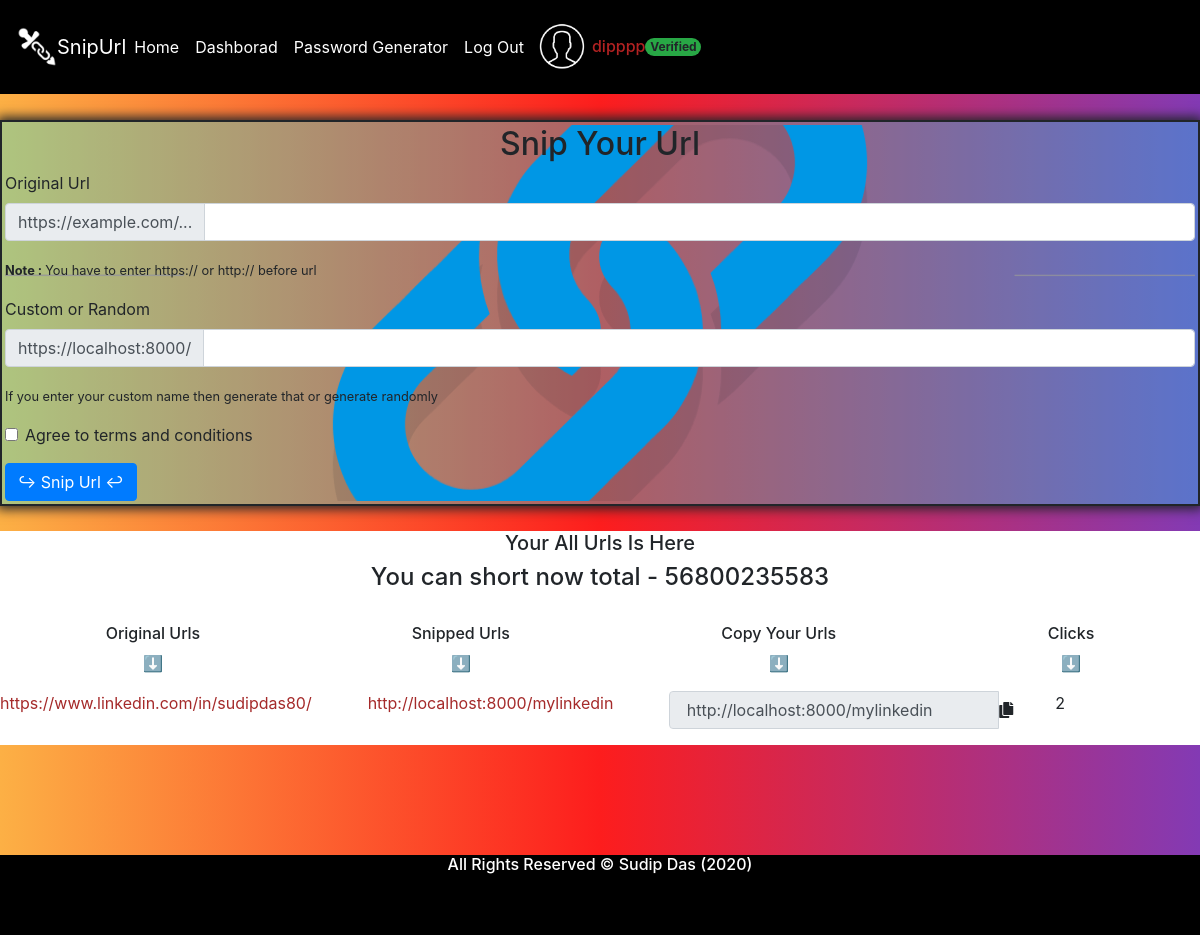
The page /dashboard/ (signed in) on the database its author committed.
### wc/models.py (models this page shows, shortened)
class shorturl(models.Model):
    original_url = models.URLField(max_length=200,blank=False)
    short_url = models.CharField(max_length=8,blank=False,null=True)
    clicks = models.IntegerField(default=0)
    user = models.ForeignKey(User,on_delete=models.CASCADE)
    url_id = models.IntegerField(default=0)
    total_user = models.IntegerField(default=56800235584)

### wc/views.py (the view)
# urls.py: path('dashboard/',views.dashboard,name="dashboard"),
@login_required(login_url='/signin/')
def dashboard(request):
    usr = request.user
    urls = shorturl.objects.filter(user=usr)
    return render(request, 'dashboard.html', {'urls': urls})

### wc/templates/dashboard.html (shortened to what this page needs)
{% extends 'base.html' %}
{% block body %}
{% load static %}
<link rel="stylesheet" href="{% static 'css/footer.css' %}">
<link rel="stylesheet" href="{% static 'css/dashboard.css' %}">
<div class="form" style="background: #00f3ff4f;margin-top: 120px;">
  <form class="inside-form" action="{% url 'generate' %}" method="POST" style="background: url('/static/images/open-graph.png') center;">
    <h2 style="text-align: center;">Snip Your Url</h2>
    <label for="basic-url">Original Url</label>
    <div class="input-group mb-3">
      <div class="input-group-prepend">
        <span class="input-group-text" id="basic-addon3">https://example.com/...</span>
      </div>
      <input name="original" type="text" class="form-control" id="basic-url" aria-describedby="basic-addon3">
    </div>
    <small><b>Note : </b>You have to enter https:// or http:// before url</small>
    <label for="basic-url">Custom or Random</label>
    <div class="input-group mb-3">
      <div class="input-group-prepend">
        <span class="input-group-text" id="basic-addon3">https://localhost:8000/</span>
      </div>
      <input name="short" type="text" class="form-control" id="basic-url" aria-describedby="basic-addon3">
    </div>
    <small>If you enter your custom name then generate that or generate randomly</small>
    <div class="form-group">
      <div class="form-check">
        <input class="form-check-input" type="checkbox" value="" id="invalidCheck2" required>
        <label class="form-check-label" for="invalidCheck2">
          Agree to terms and conditions
        </label>
      </div>
    </div>
    <button class="btn btn-primary" type="submit"> &#8618; Snip Url &#8617;</button>
  </form>
</div>
<div class="link-list" style="margin-top: 25px;background: white;">
  <h5 style="text-align: center;">Your All Urls Is Here</h5>
  {% with url_id|last as last %}
    <h4 style="text-align: center;">You can short now total - {{ urls.last.total_user }}</h4>
  {% endwith %}
  <br>
  <div class="list-container">
    <div class="grid">
      <h6>Original Urls</h6>
      <p>&#11015;</p>
    </div>
    <div class="grid">
      <h6>Snipped Urls</h6>
      <p>&#11015;</p>
    </div>
    <div class="grid">
      <h6>Copy Your Urls</h6>
      <p>&#11015;</p>
    </div>
    <div class="grid">
      <h6>Clicks</h6>
      <p>&#11015;</p>
    </div>
  </div>
<div class="list-container" >
  {% for u in urls %}
  <a style="color: brown;" class="beforeshort" href="{{u.original_url}}">{{u.original_url}}</a>
  <a style="color: brown;" class="aftershort" id="link" href="http://localhost:8000/{{u.short_url}}">http://localhost:8000/{{u.short_url}}</a>
  <div class="input-group mb-3">
    <input readonly type="text" class="form-control" value=" http://localhost:8000/{{u.short_url}} " id="{{u.url_id}}" aria-describedby="basic-addon3">
  </div>
  <p style="text-align: right; margin-right: 135px;">{{u.clicks}}</p>
  {% endfor %}
</div>
</div>
<footer>
  <div class="footer" style="margin-top: 110px;">
    <h6>All Rights Reserved &#169; Sudip Das (2020) </h6>
  </div>
</footer>
{% endblock body %}

### wc/templates/base.html (shortened to what this page needs)
<!doctype html>
<html lang="en">
<head>
  <link rel="stylesheet" href="https://cdn.jsdelivr.net/npm/bootstrap@4.5.3/dist/css/bootstrap.min.css"
>
  <link rel="stylesheet" href="https://cdnjs.cloudflare.com/ajax/libs/font-awesome/5.13.0/css/all.min.css">
  {% load static %}
  <link rel="stylesheet" href="{% static 'css/index.css' %}">
</head>
<body>
  <div class="navbar1">
    <nav class="navbar navbar-expand-lg navbar-dark bg-primary" style="padding: 17px;">
      <img style="width: 40px;" src="{% static 'images/images.png' %}" alt="">
      <a class="navbar-brand" style="margin: auto;" href="{% url 'home' %}">SnipUrl</a>
      <div style="float: right;" class="collapse navbar-collapse" id="navbarNavAltMarkup">
        <div class="navbar-nav">
          <a class="nav-link active" style="margin-right:0;margin: auto;" href="{% url 'home' %}">Home </a>
          {% if user.is_authenticated %}
          <a class="nav-link active" style="margin: auto;" href="{% url 'dashboard' %}">Dashborad</a>
          <a class="nav-link active" style="margin: auto;" href="{% url 'passgen' %}">Password Generator</a>
          <a class="nav-link active" style="margin: auto;" href="{% url 'logout' %}">Log Out</a>
          <img src="{% static 'images/avatar.jpg' %}" style="width: 60px;margin: auto;" alt="Avatar" class="avatar">
          <h6 style="margin: auto; color: firebrick;">{{ user.username }}</h6>
          <span style="margin: auto;" class="badge rounded-pill bg-success">Verified</span>
        </div>
        {% endif %}
      </div>
  </div>
  {% block body %} {% endblock body %}
</body>
</html>

### wc/static/css/index.css (style rules this page uses)
.navbar1 nav { position: fixed; z-index: 2; width: 100%; background:black!important; top: 0; }
html { position: relative; background: #833ab4; background: -webkit-linear-gradient(to right, #fcb045, #fd1d1d, #833ab4); background: linear-gradient(to right, #fcb045, #fd1d1d, #833ab4); }
body { background: #833ab4; background: -webkit-linear-gradient(to right, #fcb045, #fd1d1d, #833ab4); background: linear-gradient(to right, #fcb045, #fd1d1d, #833ab4); }

### wc/static/css/footer.css (style rules this page uses)
.footer { height: 80px; background-color: black!important; text-align: center; margin: auto; color: white; }

### wc/static/css/dashboard.css (style rules this page uses)
.form { border: 2px solid; box-shadow: 0px 0px 11px 3px; }
.inside-form { margin: 3px; }
.list-container { display: grid; grid-template-columns: auto auto auto auto; }
.grid { text-align: center; }

### rows shown on the page
shorturl: last.total_user "56800235583", original_url "https://www.linkedin.com/in/sudipdas80/", short_url "mylinkedin", short_url "http://localhost:8000/mylinkedin", clicks "2"

### other values the page prints
{{ user.username }} "dipppp"
